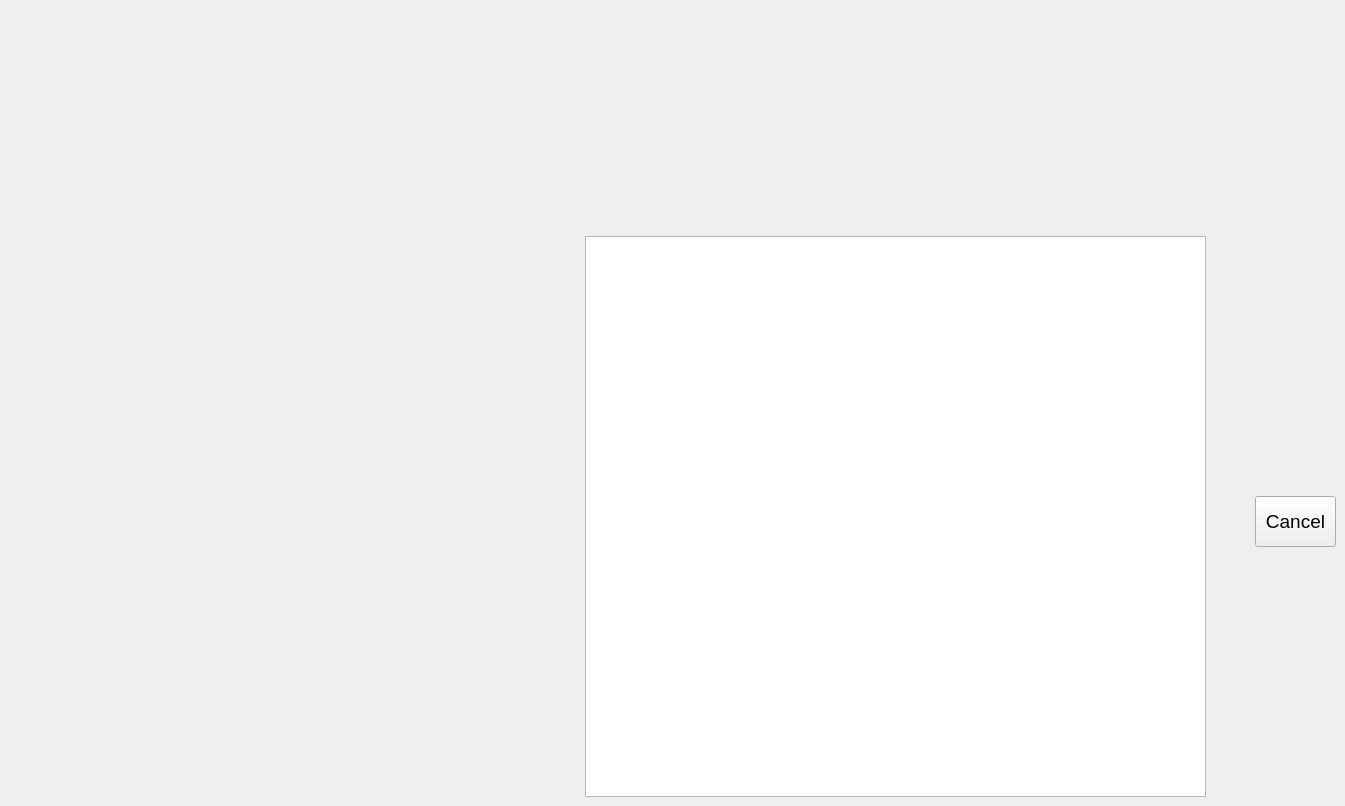
    <widget class="QWidget" name="pgOrderSearchResults">
     <property name="font">
      <font>
       <pointsize>13</pointsize>
      </font>
     </property>
     <widget class="QWidget" name="widgetOrderSearchResults" native="true">
      <property name="geometry">
       <rect>
        <x>585</x>
        <y>236</y>
        <width>751</width>
        <height>561</height>
       </rect>
      </property>
      <property name="font">
       <font>
        <pointsize>14</pointsize>
       </font>
      </property>
      <widget class="QPushButton" name="btnReturnOSR">
       <property name="geometry">
        <rect>
         <x>670</x>
         <y>260</y>
         <width>81</width>
         <height>51</height>
        </rect>
       </property>
       <property name="cursor">
        <cursorShape>PointingHandCursor</cursorShape>
       </property>
       <property name="text">
        <string>Cancel</string>
       </property>
       <property name="shortcut">
        <string>Esc</string>
       </property>
      </widget>
      <widget class="QTableView" name="tableViewOSR">
       <property name="geometry">
        <rect>
         <x>0</x>
         <y>0</y>
         <width>621</width>
         <height>561</height>
        </rect>
       </property>
       <property name="cursor" stdset="0">
        <cursorShape>PointingHandCursor</cursorShape>
       </property>
       <property name="editTriggers">
        <set>QAbstractItemView::EditTrigger::NoEditTriggers</set>
       </property>
       <property name="showGrid">
        <bool>false</bool>
       </property>
       <attribute name="horizontalHeaderVisible">
        <bool>true</bool>
       </attribute>
       <attribute name="verticalHeaderVisible">
        <bool>false</bool>
       </attribute>
      </widget>
     </widget>
    </widget>
